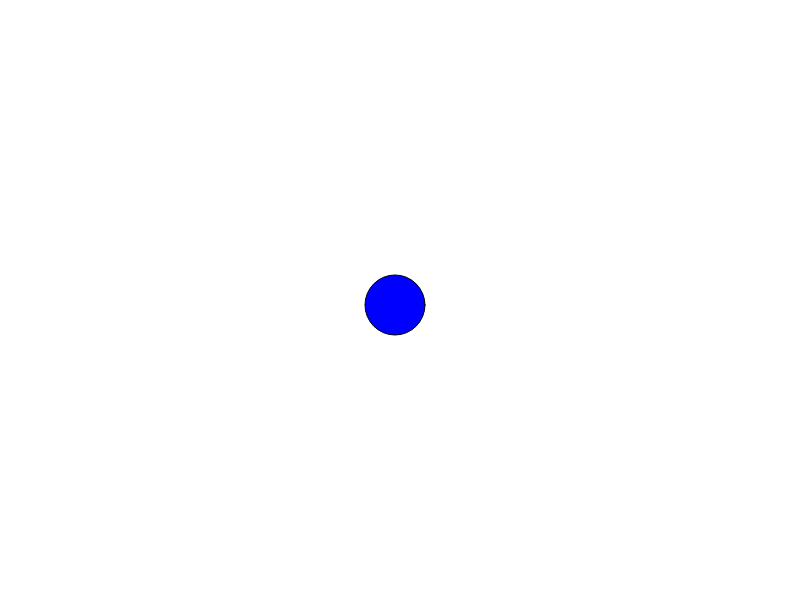
Frame 1 (no input)
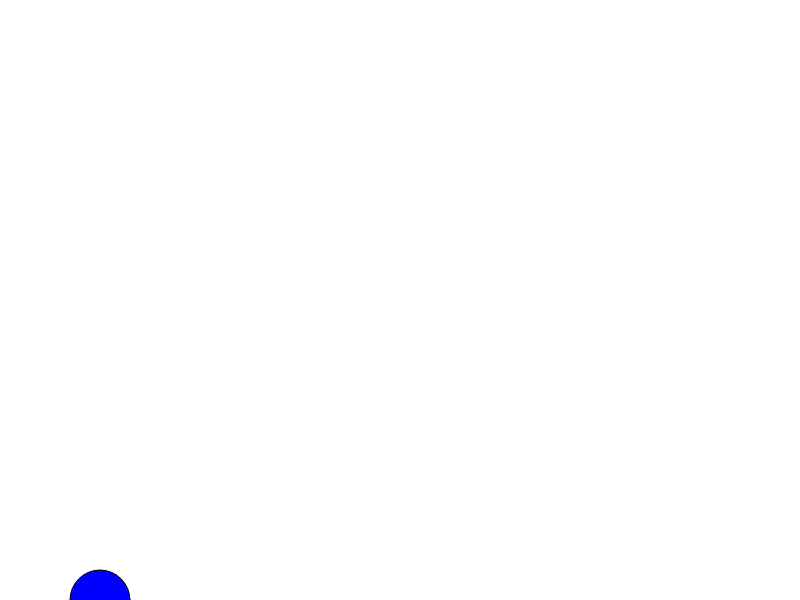
Frame 60 (no input)
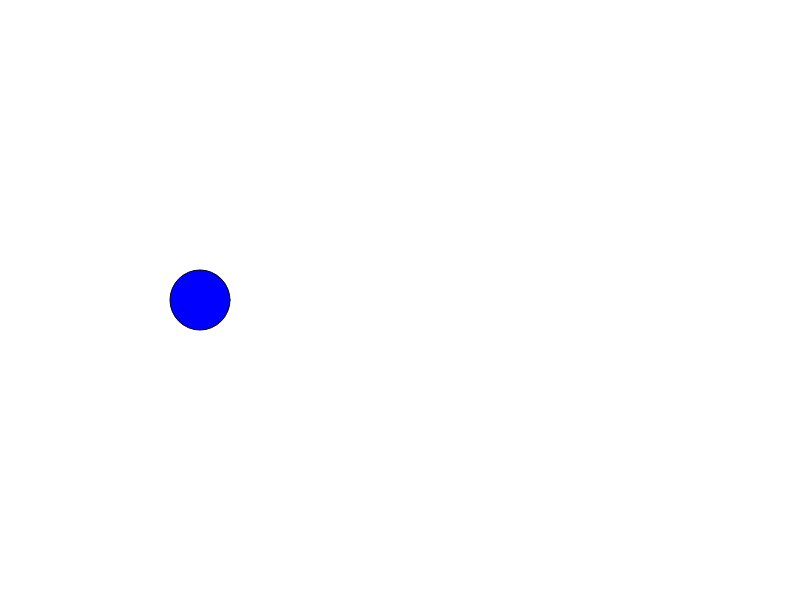
Frame 120 (the mouse pressed at the canvas centre since frame 60)

The p5.js sketch that drew these frames (run headless with seeded random() and noise() and a simulated clock; from frame 60 on, the mouse is pressed at the canvas centre):

// p5.js sketch
// ── sketch.js
function setup() {
  // put setup code here
  createCanvas(800,600);
  angleMode(DEGREES);
}

//Changes the speed of the ball
var speed = 5;

//Do not touch for any reason other than for debugging
var xDir = -1;
var yDir = 1;
var xPos = 400;
var yPos = 300;

function draw() {
  // put drawing code here
  background(255);
  fill(0,0,255)
  xPos += (xDir * speed)
  yPos += (yDir * speed)
  if (xPos >= width) {
    xDir = -1
  }
  else if (xPos <= 0) {
    xDir = 1
  }
  if (yPos >= height) {
    yDir = -1
  }
  else if (yPos <= 0) {
    yDir = 1
  }
  xPos = constrain(xPos,0,width)
  yPos = constrain(yPos,0,height)
  circle(xPos,yPos,60)
}
